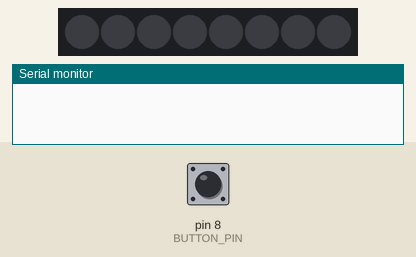
Bench run of a sketch on a simulated Arduino Uno, built with avr-gcc and run on an emulated ATmega328P. On the bench: 8 RGB LEDs in strip order, left to right, the last lines printed to the serial monitor. Inputs (shaded band) come from the test bench; at power-on: pin 8 (BUTTON_PIN) HIGH.

Above: at 2.8 s.
2.9 s: pin 8 (BUTTON_PIN) pulled LOW for 3.2 s
At 6.8 s:
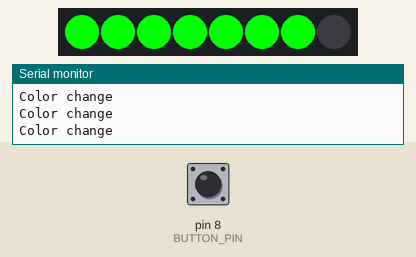
7.6 s: pin 8 (BUTTON_PIN) pulled LOW for 1.2 s
At 8.3 s:
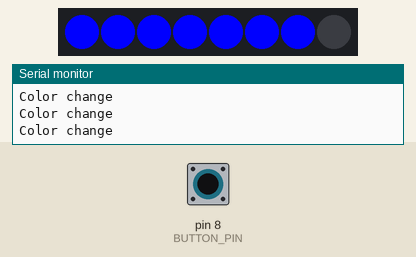
10.3 s: pin 8 (BUTTON_PIN) pulled LOW for 1.2 s
At 11.8 s:
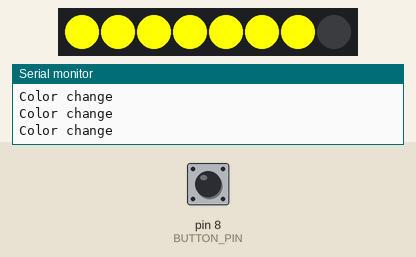
13.0 s: pin 8 (BUTTON_PIN) pulled LOW for 1.2 s
At 15.4 s:
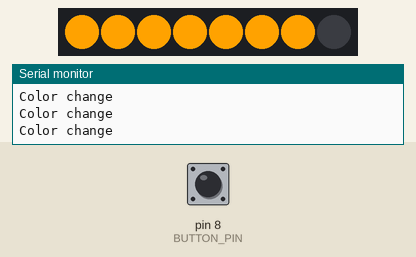
Timing chart, 0 to 16.7 s (numbered marks = the images above; inputs shaded):
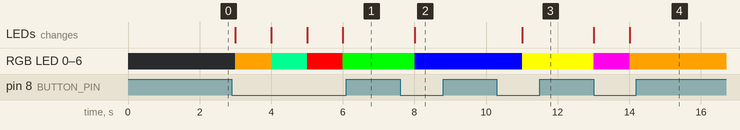

The sketch:

pressure_plate_LED_strip.ino.ino
```cpp
#include <Adafruit_NeoPixel.h>

#define BUTTON_PIN  8
#define LED_PIN     2
#define NUMPIXELS   8

Adafruit_NeoPixel ledStripe = Adafruit_NeoPixel(NUMPIXELS, LED_PIN, NEO_GRB + NEO_KHZ800);

int buttonState = 0;
int colorState = 0;

uint32_t pink = ledStripe.Color(255, 0, 234);
uint32_t orange = ledStripe.Color(255, 162, 0);
uint32_t turquoise = ledStripe.Color(0, 255, 145);
uint32_t red = ledStripe.Color(255, 0, 0);
uint32_t green = ledStripe.Color(0, 255, 0);
uint32_t blue = ledStripe.Color(0, 0, 255);
uint32_t yellow = ledStripe.Color(255, 255, 0);
uint32_t colors [7] = {pink, orange, turquoise, red, green, blue, yellow};

void setup() {
  Serial.begin(9600);

  ledStripe.begin();

  ledStripe.show();
  pinMode(LED_PIN, OUTPUT);
  pinMode(BUTTON_PIN, INPUT_PULLUP);
}

void loop(){
  // read the state of the pushbutton value:
  buttonState = digitalRead(BUTTON_PIN);

  // check if the pushbutton is pressed.
  // if it is, the buttonState is LOW:
  if (buttonState == LOW) {
    // turn LED on:
    Serial.println("Color change");
    changeColor();
  }
  delay(1000);
}

void changeColor(){
  colorState++;
  if(colorState >= 7 ){
    colorState = 0;
  }

   ledStripe.fill( colors[colorState] , 0, ledStripe.numPixels() - 1);
   ledStripe.show();
}
```

Measured:
- after the input at 2.9 s, RGB LED 0–6: off → RGB(255, 162, 0) after 0.10 s, → RGB(0, 255, 145) 1.0 s later, → RGB(255, 0, 0) 1.0 s later, → RGB(0, 255, 0) 1.0 s later; the LEDs: first change after 0.10 s (image 1 shows a later state)
- after the input at 7.6 s, RGB LED 0–6: RGB(0, 255, 0) → RGB(0, 0, 255) after 0.40 s; the LEDs: change after 0.40 s (image 2)
- after the input at 10.3 s, RGB LED 0–6: RGB(0, 0, 255) → RGB(255, 255, 0) after 0.70 s; the LEDs: change after 0.70 s (image 3)
- after the input at 13.0 s, RGB LED 0–6: RGB(255, 255, 0) → RGB(255, 0, 234) at once, → RGB(255, 162, 0) 1.0 s later; the LEDs: first change at once (image 4 shows a later state)
